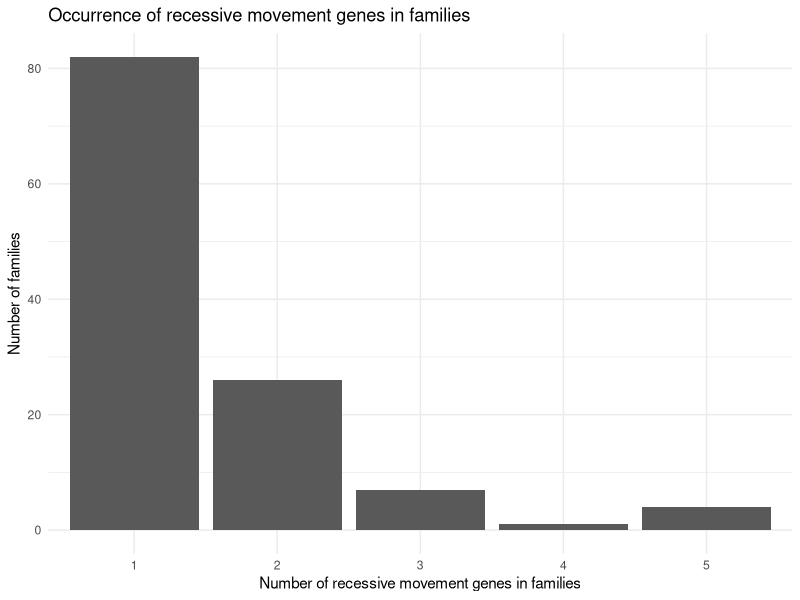
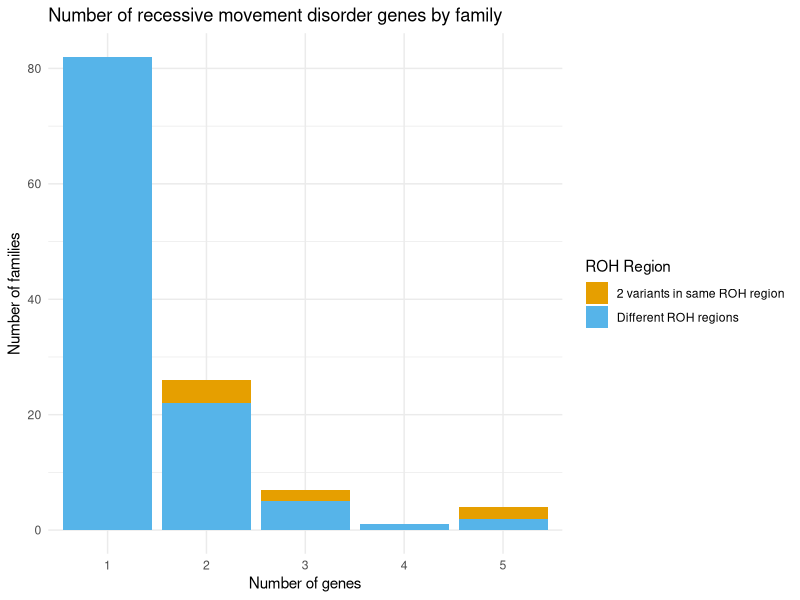

Write the R code that produced these figures, in order.
library(readxl)
library(tidyverse)

denovo <- read.csv("MAPCP_Variants_Table_03.01.2025_FINAL_denovo.tsv", sep='\t')
recessive <- read.csv("MAPCP_Variants_Table_03.01.2025_FINAL_recessive.tsv", sep='\t')

denovo <- denovo[!(is.na(denovo$ID) | denovo$ID == ""),]
recessive <- recessive[!(is.na(recessive$ID) | recessive$ID == ""),]

genemap2 <- read.csv("genemap2_01272025.txt", sep='\t', skip=3)
genemap2 <- genemap2[-(18626:18701),]

# Recessive variants
mergedRecessive <- merge(recessive, genemap2, by.x="Gene", by.y="Approved.Gene.Symbol", all.x=TRUE)
write.table(mergedRecessive, "mergedVariantsPhenotypesRecessive.tsv", sep='\t', row.names=FALSE)

# De novo variants
mergedDeNovo <- merge(denovo, genemap2, by.x="Gene", by.y="Approved.Gene.Symbol", all.x=TRUE)
write.table(mergedDeNovo, "mergedVariantsPhenotypesDeNovo.tsv", sep='\t', row.names=FALSE)


#### After manual review for motor phenotype ####
motorRecessive <- read_excel("multilocus.xlsx", sheet="recessive",
                                   skip=0, col_names=TRUE)

# Keep homozygous recessive and motor phenotypes
motorRecessive <- motorRecessive[motorRecessive$Type=="Hom" & motorRecessive$`Motor Component`=="Y",]

# Remove duplicate genes within a family
motorRecessive <- motorRecessive[!duplicated(motorRecessive[1:2]),]

# Get number of times multiple genes have appeared
occurrenceBreakdown <- as.data.frame(table(table(motorRecessive$ID)))

ggplot(occurrenceBreakdown, aes(x=Var1, y=Freq)) +
  geom_bar(stat="identity") +
  theme_minimal() +
  ggtitle("Occurrence of recessive movement genes in families") +
  xlab("Number of recessive movement genes in families") +
  ylab("Number of families")
# Save as 500x500

# Analyze by ROH similarity

# Keep only samples with >1 genes
numOccurrences <- data.frame(table(motorRecessive$ID))
numOccurrences[numOccurrences$Freq > 1,]
dropSingletons <- motorRecessive[motorRecessive$ID %in%
                                   numOccurrences$Var1[numOccurrences$Freq > 1],]

write.table(dropSingletons, "dropSingletons.tsv", sep='\t', row.names=FALSE)

# After checking for overlapping ROHs
rohOverlap <- duplicated(dropSingletons[c(2,19)])
sameROH <- dropSingletons[dropSingletons$ID %in% dropSingletons[rohOverlap, 2]$ID &
                            dropSingletons$ROH.Size.of.Variant.in.Proband..Mb. %in%
                            dropSingletons[rohOverlap, 19]$ROH.Size.of.Variant.in.Proband..Mb.,]

occurrenceBreakdown$Overlap <- c(0,4,2,0,2)
occurrenceBreakdown$NonOverlap <- occurrenceBreakdown$Freq - occurrenceBreakdown$Overlap

pivot <- occurrenceBreakdown %>% select(Var1, Overlap, NonOverlap) %>%
  pivot_longer(!Var1)

# Stacked bar
pivot$name <- factor(pivot$name, levels = c("Overlap", "NonOverlap"))

ggplot(pivot, aes(x=Var1, y=value, fill=name)) +
  geom_bar(stat="identity") +
  theme_minimal() +
  ggtitle("Number of recessive movement disorder genes by family") +
  xlab("Number of genes") +
  ylab("Number of families") +
  labs(fill="ROH Region") +
  scale_fill_manual(labels=c("Overlap" = "2 variants in same ROH region",
                             "NonOverlap" = "Different ROH regions"),
    values = c("#E69F00", "#56B4E9"),
    guide = guide_legend(reverse=FALSE)
  )

# Save as 500x500